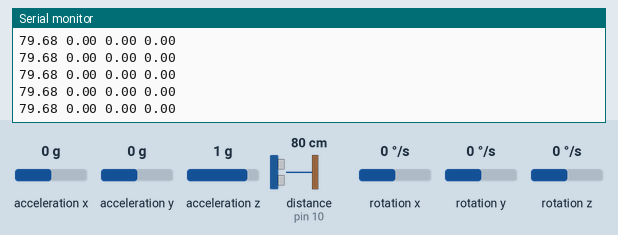
Recording of a sketch running on a simulated Arduino Uno, built with avr-gcc and run on an emulated ATmega328P. Shown: the last lines printed to the serial monitor. Wiring (inferred from the names in the program): ultrasonic range finder: trigger pin 9; echo pin 10; MPU-6050 motion sensor at I2C address 0x68. The test bench sets the inputs (shaded band); at power-on: distance to the obstacle (sensor on pin 10) 80 cm, acceleration x 0 g, rotation z 0 °/s, acceleration y 0 g, acceleration z 1 g, rotation x 0 °/s, rotation y 0 °/s. The echo pulse lasts 58.3 µs per cm.

Above: at 3.7 s.
3.8 s: distance to the obstacle (sensor on pin 10) set to 4 cm
At 3.88 s:
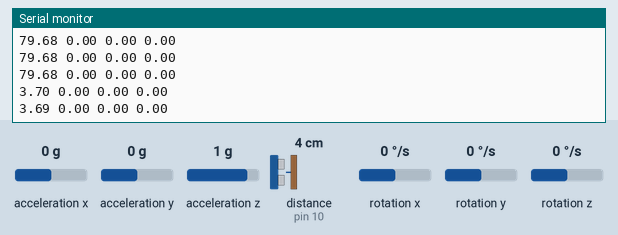
6.8 s: acceleration x set to -1.4 g
At 6.85 s:
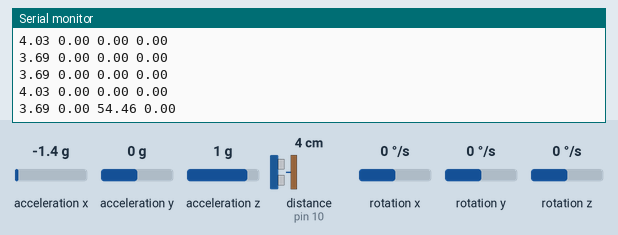
8.3 s: distance to the obstacle (sensor on pin 10) set to 35 cm
At 8.36 s:
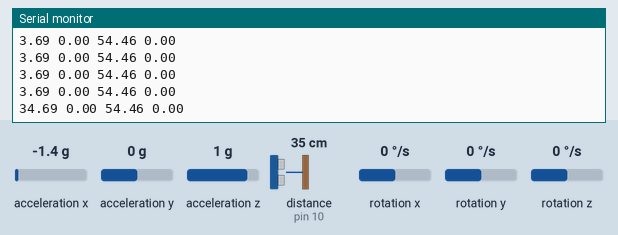
11.3 s: rotation z set to -192 °/s
At 11.3 s:
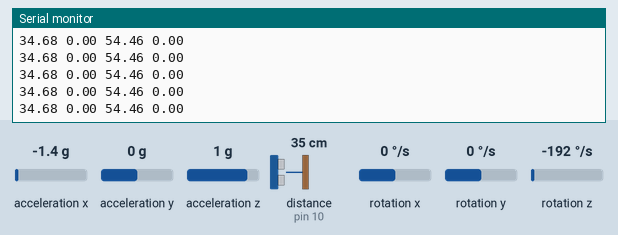
14.3 s: acceleration y set to -1.4 g
At 14.3 s:
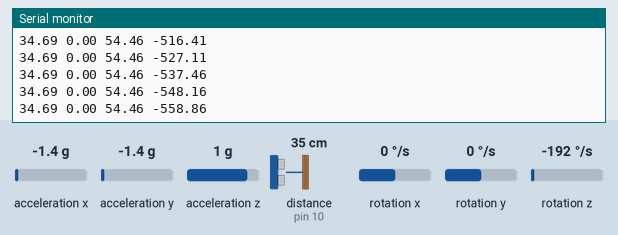
15.8 s: acceleration z set to -1.4 g
At 15.83 s:
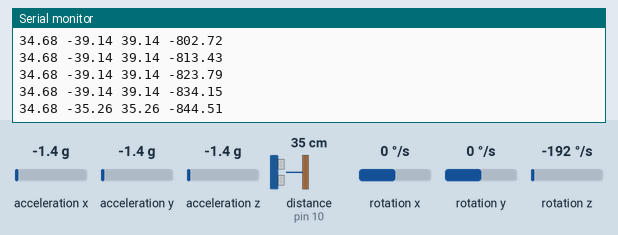
Timing chart, 0 to 18.3 s (numbered marks = the images above; inputs shaded):
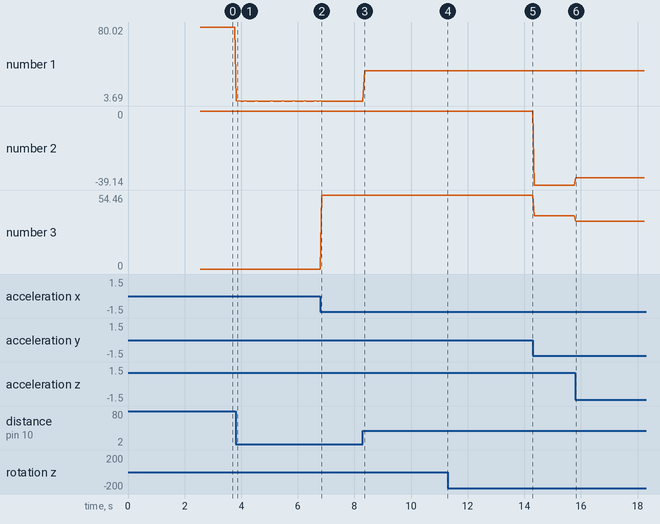

The sketch:

arduino.ino
```cpp
#include <MPU6050_light.h> // light module used for MPU 6050
#include <Wire.h>

// constants for ARUDINO
const int trigPin = 9;
const int echoPin = 10;
const int speedSound = 343;
const int micro = 1000;
const int MPU = 0x68;
const int ERROR_TRIALS = 500;

// output data for the aurdino towards the backend
MPU6050 mpu(Wire);
float GyroX, GyroY, GyroZ;
float GyroAngleX, GyroAngleY, GyroAngleZ;
float GyroErrorX,  GyroErrorY, GyroErrorZ;
float duration, distance;
float currTime = 0, prevTime = 0, elaspedTime = 0;
unsigned long timer = 0;

void calculate_IMU_error() {
  // We can call this funtion in the setup section to calculate the accelerometer and gyro data error.
  // From here we will get the error values used in the above equations printed on the Serial Monitor.
  // Note that we should place the IMU flat in order to get the proper values, so that we then can the correct values
  int x = 0;
  while (x < ERROR_TRIALS) {
    Wire.beginTransmission(MPU);
    Wire.write(0x43);
    Wire.endTransmission(false);
    Wire.requestFrom(MPU, 6, true);
    GyroX = Wire.read() << 8 | Wire.read();
    GyroY = Wire.read() << 8 | Wire.read();
    GyroZ = Wire.read() << 8 | Wire.read();
    // Sum all readings
    GyroErrorX = GyroErrorX + (GyroX / 131.0);
    GyroErrorY = GyroErrorY + (GyroY / 131.0);
    GyroErrorZ = GyroErrorZ + (GyroZ / 131.0);
    ++x;
  }
  // Serial.println(GyroErrorX);
  // Serial.println(GyroErrorY);
  // Serial.println(GyroErrorZ);
}

void setup() {
  Serial.begin(9600);
  pinMode(trigPin, OUTPUT);
  pinMode(echoPin, INPUT);
  Wire.begin(); // init comm.
  Wire.beginTransmission(MPU); // init MPU comm.
  Wire.write(0x6B);
  Wire.write(0x00); // reset the gyro reading
  Serial.println("Initialize MPU6050");
  calculate_IMU_error();

  byte status = mpu.begin();
  Serial.print(F("MPU6050 status: "));
  Serial.println(status);
  while(status!=0){ } // stop everything if could not connect to MPU6050

  Serial.println(F("Calculating offsets, do not move MPU6050"));
  delay(1000);
  mpu.calcOffsets(); // gyro and accelero
  Serial.println("Done!\n");
}

void loop() {
  mpu.update();
  // the format of the data is DISTANCE | PITCH | ROW | YAW
  if (( millis() - timer) > 50){ // print data every 10ms
    digitalWrite(trigPin, LOW);
    delayMicroseconds(2); // delay by 2
    digitalWrite(trigPin, HIGH);
    delayMicroseconds(10); // admits 10 ms of waves
    digitalWrite(trigPin, LOW);

    duration = pulseIn(echoPin, HIGH);
    duration /= micro; // changes to seconds
    distance = (duration * speedSound) / (10 * 2); // change so it converts to cm

    // Serial.print("Distance: ");
    Serial.print(distance);

    // Serial.print("\t\tX : ");
    Serial.print(" ");
    Serial.print(mpu.getAngleX());

    // Serial.print("\tY : ");
    Serial.print(" ");
    Serial.print(mpu.getAngleY());
    // Serial.print("\tZ : ");
    Serial.print(" ");
    Serial.println(mpu.getAngleZ());
    timer = millis();
  }
}
```

Measured:
- after the input at 3.8 s, the serial monitor: prints a new line at once (image 1)
- after the input at 6.8 s, the serial monitor: prints a new line at once (image 2)
- after the input at 8.3 s, the serial monitor: prints a new line after 0.06 s (image 3)
- plotted number 1: 79.68 → 4.03 after the input at 3.8 s, 3.69 → 34.68 after the input at 8.3 s
- plotted number 2: 0 → -39.14 after the input at 14.3 s
- plotted number 3: 0 → 54.46 after the input at 6.8 s, 54.46 → 39.14 after the input at 14.3 s
